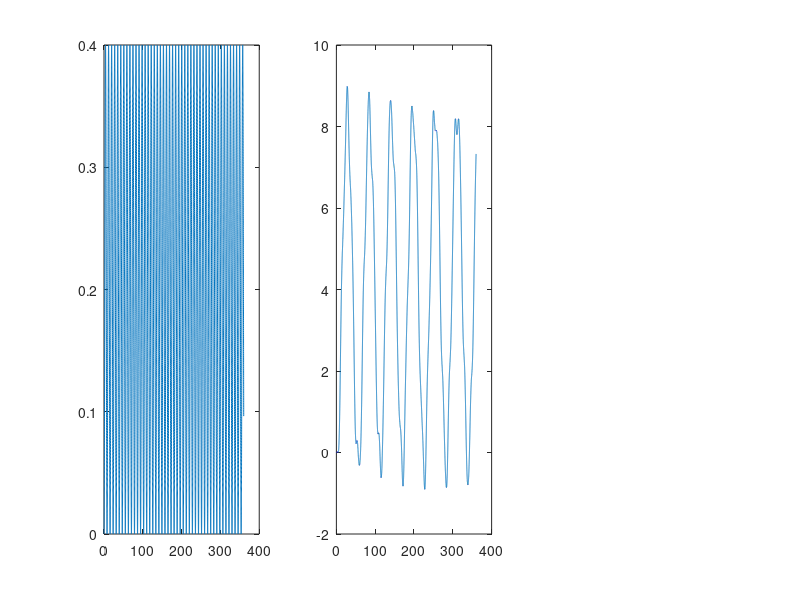
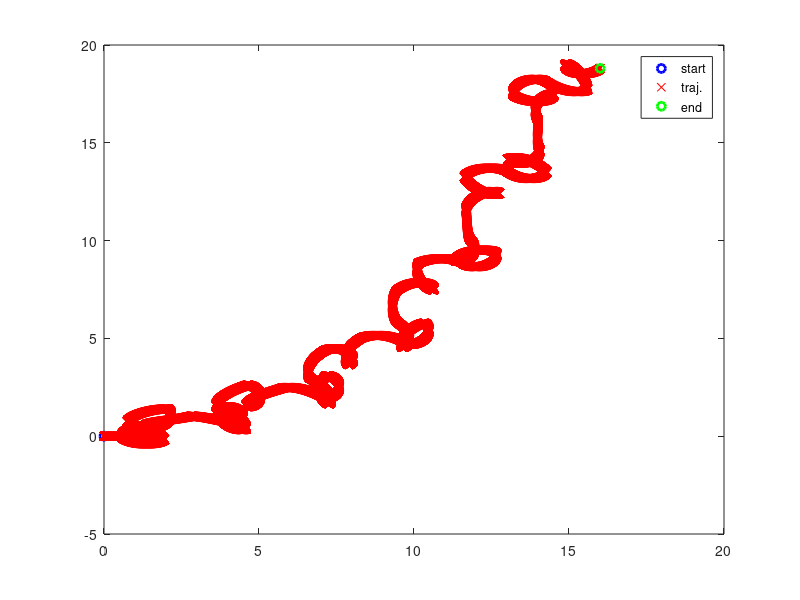
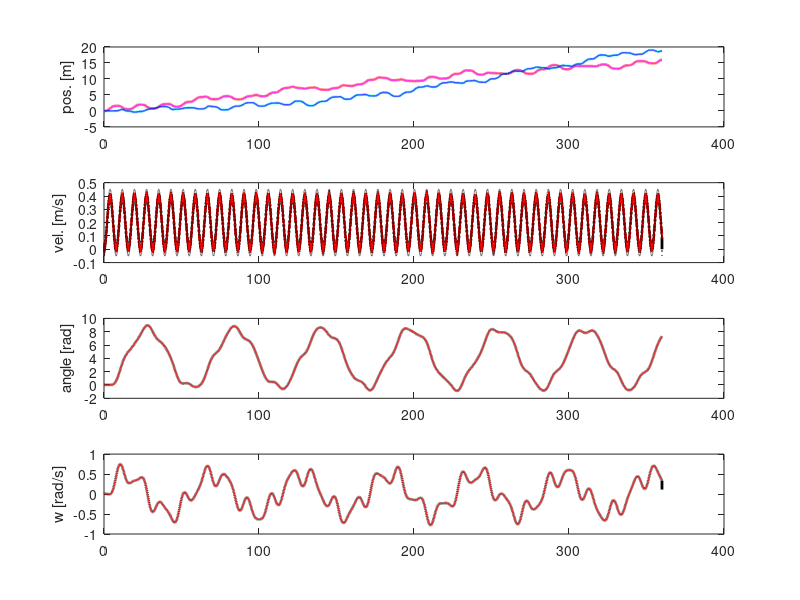
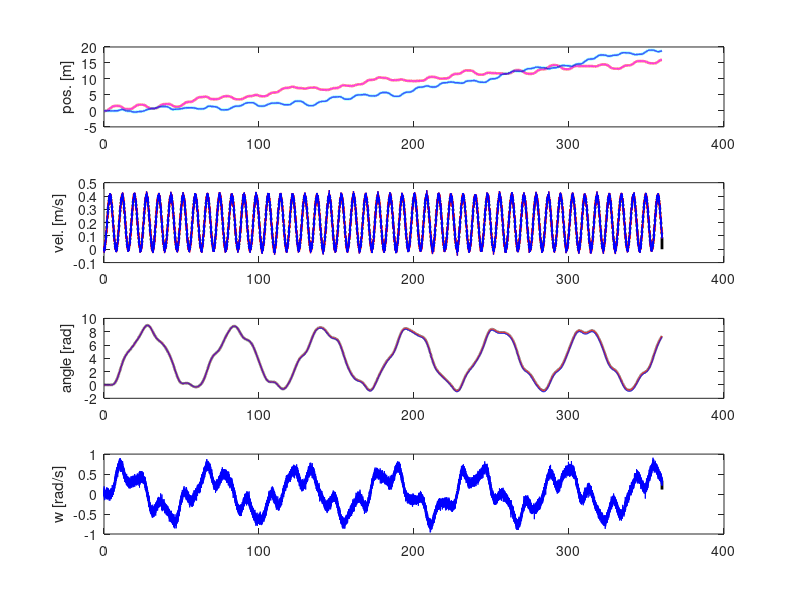

Recreate these plots in MATLAB, in order.
close all;clear all;clc;
global toRPM toRadSec
toRPM    = 60/(2*pi);
toRadSec = 1/toRPM;
%% differential drive model PID
dt = 0.01; % 100 Hz
t  = 0:dt:360;
r = 0.1; % 바퀴 반지름 [m] 
B  = 0.40; % 바퀴 간 거리 [m]

psi_traj  = (0.5*cos(t/2.2)-0.1*cos(t/1.3)-4.4*(cos(t/9))-(0.5-0.1-4.4));
v_traj    = 0.2*(sin(t*0.8-pi/2)+1);

x_traj = zeros(1,size(t,2)); dx_traj = zeros(1,size(t,2));
y_traj = zeros(1,size(t,2)); dy_traj = zeros(1,size(t,2));
dpsi_traj = zeros(1,size(t,2));
for i = 1:size(t,2)-1
   x_traj(i+1) = x_traj(i) + dt*v_traj(i)*cos(psi_traj(i));
   dx_traj(i)  = (x_traj(i+1)-x_traj(i))/dt;
   y_traj(i+1) = y_traj(i) + dt*v_traj(i)*sin(psi_traj(i));
   dy_traj(i)  = (y_traj(i+1)-y_traj(i))/dt;
   dpsi_traj(i) = (psi_traj(i+1)-psi_traj(i))/dt;
end

figure();
subplot(1,3,1);plot(t,v_traj);
subplot(1,3,2);plot(t,psi_traj);

figure();
plot(0,0,'bo','linewidth',2); hold on;
plot(x_traj,y_traj,'rx');
plot(x_traj(end),y_traj(end),'go','linewidth',2);
legend('start','traj.','end');

%
p_true  = [x_traj;y_traj];
v_true  = [dx_traj;dy_traj];
vel_true = sqrt(dx_traj.^2+dy_traj.^2);
th_true = psi_traj;
w_true  = [dpsi_traj];


% Generate sensor data
PULSE_PER_REV = 19*49*4;
dt_encoder    = 0.01; % 10 ms
err_encoder   = 1; % 0.5 pulse error
na = 2*pi*err_encoder/PULSE_PER_REV/dt_encoder; % rad/s 

nvb = (na*r+na*r)/2;
nwb = (na*r+na*r)/B;

RateNoiseSpectralDensity = 0.01; % deg/s/sqrt(Hz)

nwi = RateNoiseSpectralDensity/180*pi*sqrt(0.005)*2;

G  = [r/2,r/2;-r/B,r/B];
iG = G^-1;
alar_true = iG*[vel_true;w_true];

al    = alar_true(1,:) + na*randn(1,length(alar_true));
ar    = alar_true(2,:) + na*randn(1,length(alar_true));

vb = (al*r+ar*r)/2;
wb = (-al*r+ar*r)/B;
wi = w_true + nwi*randn(1,length(alar_true));

nwi = nwi*2;

Q = diag([0.05^2,0.05^2,0.2^2,(2/180*pi)^2,(0.5/180*pi)^2]);
R = diag([nvb^2,nwb^2,nwi^2]);

%% Dead reckoning (wheel rot + wheel vel)
X_dead = zeros(5,length(t));
for k = 1:length(t)-1
   Rk1 = [cos(X_dead(4,k));sin(X_dead(4,k))];
   Fk  = [eye(2,2),Rk1*dt,zeros(2,1),zeros(2,1);...
      0,0,1,0,0;...
      0,0,0,1,1*dt;...
      0,0,0,0,1];
   
   % pred
   X_dead(:,k+1) = Fk*[X_dead(1:2,k);vb(k);X_dead(4,k);wb(k)];
end

%% Dead reckoning (imu rot + wheel vel)
X_dead_imu = zeros(5,length(t));
for k = 1:length(t)-1
   Rk1 = [cos(X_dead_imu(4,k));sin(X_dead_imu(4,k))];
   Fk  = [eye(2,2),Rk1*dt,zeros(2,1),zeros(2,1);...
      0,0,1,0,0;...
      0,0,0,1,1*dt;...
      0,0,0,0,1];
   
   % pred
   X_dead_imu(:,k+1) = Fk*[X_dead_imu(1:2,k);vb(k);X_dead_imu(4,k);wi(k)];
end

%% Kalman Filter
X_est  = zeros(5,length(t));
P_pred = eye(5,5)*1;
P_est  = eye(5,5)*1;
P_diag = zeros(5,length(t));
for k = 1:length(t)-1
   Rk1 = [cos(X_est(4,k));sin(X_est(4,k))];
   Fk  = [eye(2,2),Rk1*dt,zeros(2,1),zeros(2,1);...
      0,0,1,0,0;...
      0,0,0,1,1*dt;...
      0,0,0,0,1];
   H = [0,0,1,0,0;0,0,0,0,1;0,0,0,0,1];
   zk = [vb(k);wb(k);wi(k)];
   
   % pred
   X_pred = Fk*X_est(:,k);
   P_pred = Fk*P_est*Fk.'+Q;
   
   % est
   K             = P_pred*H.'*(H*P_pred*H.'+R)^-1;
   P_est         = (eye(5)-K*H)*P_pred;
   X_est(:,k+1)  = X_pred + K*(zk-H*X_pred);
   P_diag(:,k+1) = diag(P_est);
end


figure('name','KF result');
subplot(4,1,1);
plot(t,p_true(1,:),'r--','linewidth',2); hold on;
plot(t,p_true(2,:),'c--','linewidth',2); 
plot(t,X_est(1,:),'m','linewidth',1); plot(t,X_est(2,:),'b','linewidth',1); ylabel('pos. [m]');
subplot(4,1,2);
plot(t,vel_true(1,:),'k--','linewidth',2); hold on;
plot(t,X_est(3,:),'r','linewidth',1);
ylabel('vel. [m/s]');
plot(t,vel_true(1,:)+sqrt(P_diag(3,:))*3,'k-.');
plot(t,vel_true(1,:)-sqrt(P_diag(3,:))*3,'k-.');
subplot(4,1,3);
plot(t,th_true,'k--','linewidth',2); hold on;
plot(t,X_est(4,:),'r','linewidth',1);
ylabel('angle [rad]');
subplot(4,1,4);
plot(t,w_true,'k--','linewidth',2); hold on;
plot(t,X_est(5,:),'r','linewidth',1);
ylabel('w [rad/s]');



figure('name','KF vs. wheel odometry');
subplot(4,1,1);
plot(t,p_true(1,:),'r--','linewidth',2); hold on;
plot(t,p_true(2,:),'c--','linewidth',2); 
plot(t,X_est(1,:),'m','linewidth',1);
plot(t,X_est(2,:),'b','linewidth',1); ylabel('pos. [m]');
subplot(4,1,2);
plot(t,vel_true(1,:),'k--','linewidth',2); hold on;
plot(t,X_est(3,:),'r','linewidth',1);
plot(t,X_dead(3,:),'b');
ylabel('vel. [m/s]');
subplot(4,1,3);
plot(t,th_true,'k--','linewidth',2); hold on;
plot(t,X_est(4,:),'r','linewidth',1);
plot(t,X_dead(4,:),'b');
ylabel('angle [rad]');
subplot(4,1,4);
plot(t,w_true,'k--','linewidth',2); hold on;
plot(t,X_est(5,:),'r','linewidth',1);
plot(t,X_dead(5,:),'b');
ylabel('w [rad/s]');

figure('name','2-D plot : KF vs. wheel odometer');
plot(p_true(1,:),p_true(2,:),'k'); hold on;
plot(X_est(1,:),X_est(2,:),'r');
plot(X_dead(1,:),X_dead(2,:),'b');
axis equal;

%%
dp = p_true - X_est(1:2,:);
err_kf = sqrt(dp(1,:).^2 + dp(2,:).^2);
dp = p_true - X_dead(1:2,:);
err_dr = sqrt(dp(1,:).^2 + dp(2,:).^2);
dp = p_true - X_dead_imu(1:2,:);
err_dr_imu = sqrt(dp(1,:).^2 + dp(2,:).^2);

angle_err_kf = abs(th_true - X_est(4,:));
angle_err_dr = abs(th_true - X_dead(4,:));
angle_err_dr_imu = abs(th_true - X_dead_imu(4,:));

figure();
subplot(2,1,1);
plot(t,err_kf,'r'); hold on;
plot(t,err_dr,'b');
plot(t,err_dr_imu,'k');
ylabel('pos. err. [m]'); xlabel('t [s]'); legend('KF','wheel odom','imu odom');
subplot(2,1,2);
plot(t,angle_err_kf*180/pi,'r'); hold on;
plot(t,angle_err_dr*180/pi,'b'); 
plot(t,angle_err_dr_imu*180/pi,'k');
ylabel('angle err. [deg]'); xlabel('t [s]'); legend('KF','wheel odom','imu odom');
